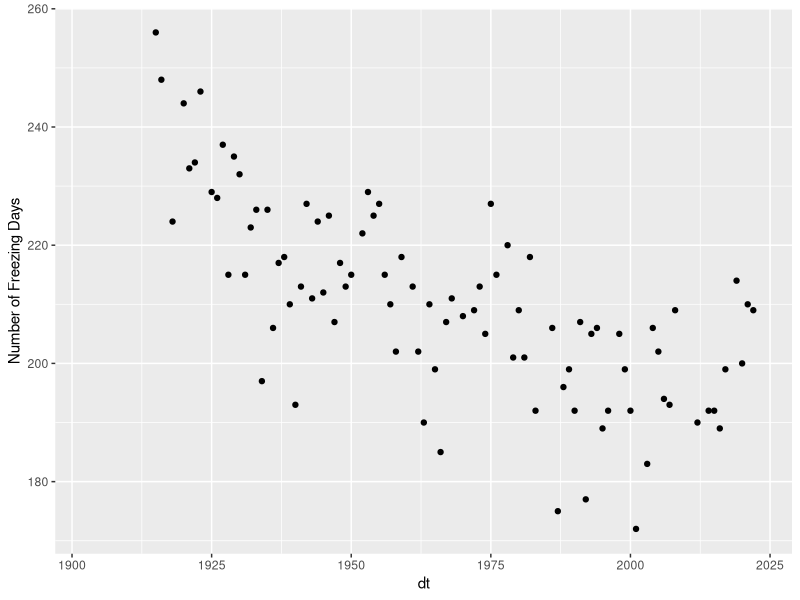

Here is the R script that generated this plot:
## ---- chunk 1
knitr::opts_chunk$set(echo = TRUE)
library(lubridate)
library(tidyverse)
## ---- chunk 2
clim = read.table("data/3300187.csv",fill=TRUE,sep=',',header=T)
head(clim)

date=as.Date(clim$DATE)


## ---- chunk 3

clim$freeze = ifelse(clim$TMIN <= 32, 1, 0)
clim.wfrdata = clim %>% group_by(year(date)) %>% summarize(ndayfr=sum(freeze))
clim.wfrdata$dt = unique(year(date))

ggplot(clim.wfrdata, aes(dt, ndayfr))+geom_point()+labs(y="Number of Freezing Days")
## ---- chunk 4
clim$flood = ifelse(clim$PRCP >= 1, 1, 0)
nyrs=length(unique(year(date)))

retper=(nyrs+1)/sum(clim$flood,na.rm=TRUE)
